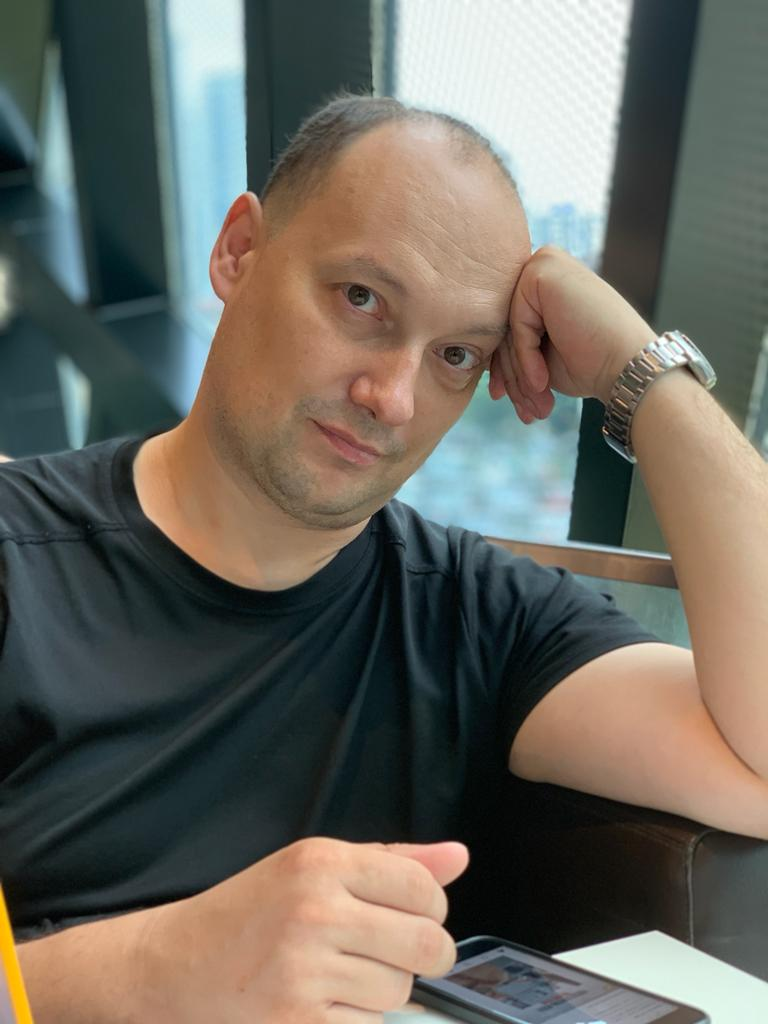
#> input picture orders/2024-10-29/1_Новый/d7efb797-b82f-4156-b664-71f66c20aa51 2.JPG, 768 x 1024 px; its folder holds only this picture in this run
$ python utils.py
#> lines starting #> are read from the running program, lines starting #| are printed output that depends on the picture
from PIL import Image, ImageDraw, ImageFont
from pathlib import Path

# Путь к каталогу с фотографиями
photos_dir = Path("orders/2024-10-29/1_Новый")

# Получаем список файлов в каталоге, отсортированный по имени
photo_files = sorted([f for f in photos_dir.glob("*") if f.suffix.lower() in ['.png', '.jpg', '.jpeg']])

# Размер коллажа
collage_width = 1280
font_size_percent = 0.2  # of photo
bg_col_byte = 200  # background color if base image


# Определяем количество строк и столбцов
num_photos = len(photo_files)
num_cols = int((num_photos ** 0.5) + 0.5)  # Округляем до ближайшего целого
num_rows = (num_photos + num_cols - 1) // num_cols  # Округляем вверх

# Определяем размер каждой фотографии
photo_width = collage_width // num_cols
photo_height = photo_width  # Мы делаем фотографии квадратными

# Шрифт для порядковых номеров
font_name = "Arial.ttf"
try:
    font = ImageFont.truetype(font_name, int(photo_width * font_size_percent))
except OSError:
    # Если шрифт Arial.ttf не найден, используем встроенный шрифт
    font = ImageFont.load_default()
    print(f'Using default font {font}')


# Создаем новое изображение для коллажа
collage_height = num_rows * photo_height
collage = Image.new('RGB', (collage_width, collage_height), (bg_col_byte, bg_col_byte, bg_col_byte))
#> collage: PIL image 1280x1280 RGB; every value is 200

# Координаты для размещения фотографий
x, y = 0, 0

for i, photo_file in enumerate(photo_files):
    photo = Image.open(photo_file)
#> photo is the input picture: PIL image 768x1024 RGB; mean R, G, B 106.9, 104.1, 95.5

    # Масштабируем изображение по длинной стороне до размера ячейки
    if photo.width > photo.height:
        new_width = photo_width
        new_height = int(photo.height * (photo_width / photo.width))
    else:
        new_height = photo_height
        new_width = int(photo.width * (photo_height / photo.height))
#> new_width = 960

    photo = photo.resize((new_width, new_height), Image.LANCZOS)
#> photo: PIL image 960x1280 RGB

    # Создаем новое изображение с белыми полями, чтобы сохранить пропорции
    resized_photo = Image.new('RGB', (photo_width, photo_height), (bg_col_byte, bg_col_byte, bg_col_byte))

    # Вычисляем координаты для вставки фотографии с сохранением пропорций
    offset_x = (photo_width - new_width) // 2
#> offset_x = 160
    offset_y = (photo_height - new_height) // 2

    # Вставляем фотографию в центр нового изображения
    resized_photo.paste(photo, (offset_x, offset_y))
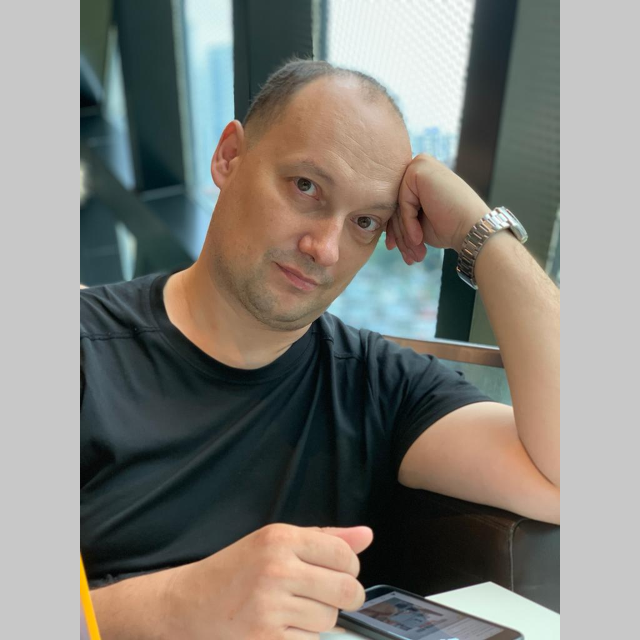
#> resized_photo: PIL image 1280x1280 RGB (shown at 1/2 size); mean R, G, B 130.2, 128.1, 121.6

    # Добавляем порядковый номер на фотографию
    draw = ImageDraw.Draw(resized_photo)
    text_color = (255, 255, 255)  # Белый цвет текста (или черный, если необходимо)
    text_position = (int(resized_photo.width/2), resized_photo.height - int(resized_photo.height * font_size_percent))
#> text_position = (640, 1024)
    draw.text(text_position, f"{i+1}", font=font, fill=text_color)

    # Размещаем фотографию на коллаже
    collage.paste(resized_photo, (x, y))

    # Обновляем координаты для следующей фотографии
    x += photo_width

    # Если достигли конца строки, переходим на новую строку
    if (i + 1) % num_cols == 0:
        x = 0
        y += photo_height

# Сохраняем коллаж
collage.save("collage.jpg")
